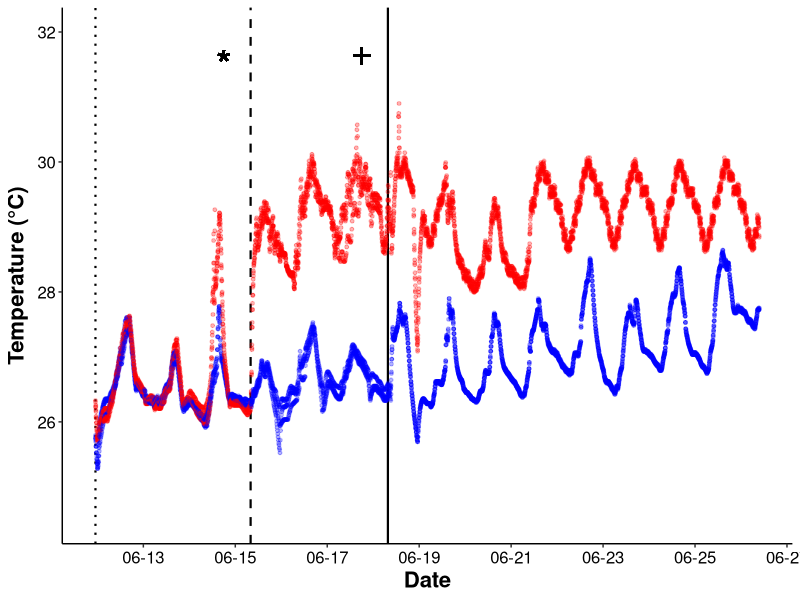
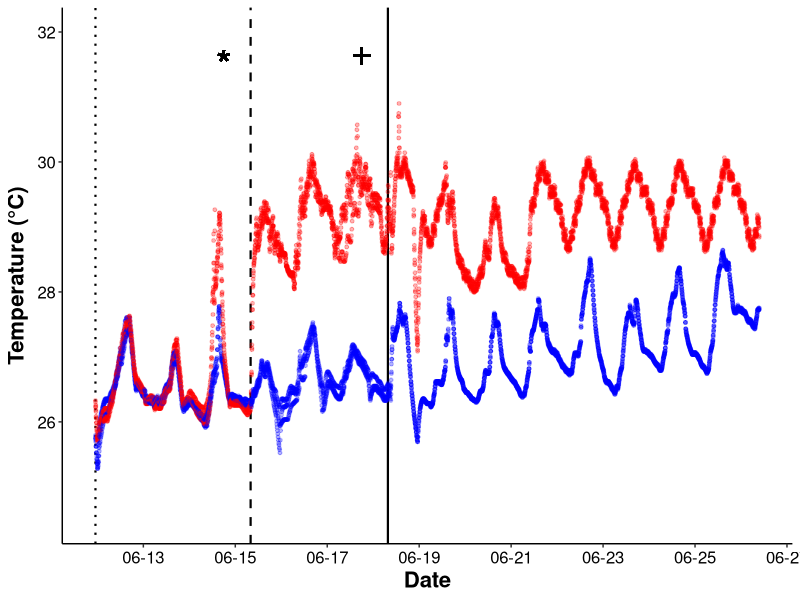

Reproduce these figures in R, in order.
## ---- chunk 1
knitr::opts_chunk$set(echo = TRUE, warning=FALSE, message=FALSE)

library("car") #levenes test
library("ggplot2") #plotting
library("plotrix") #plotting
library("reshape2") #data shaping
require("gridExtra") #Arrange Plots for output
require("plyr") #for ddply
require("dplyr")
require("utils")
library("tidyverse")
library("lubridate")
library("scales")
## ---- chunk 2
temps<-read.csv("Mcap2021/Data/Environmental/Temperature/Temperatures.csv")

temps<-temps%>%
  filter(!Temp>35)%>% #remove artifical values
  filter(!Temp<24) #remove artifical values

temps$DateTime<-as.POSIXct(temps$DateTime, format="%m/%d/%y %H:%M")

temp_plot<-ggplot(temps)+
     geom_vline(xintercept=as.numeric(temps$DateTime[1]), linetype="dotted", color="black", size=0.75)+
    geom_vline(xintercept=as.numeric(temps$DateTime[2920]), linetype="dashed", color="black", size=0.75)+
     geom_vline(xintercept=as.numeric(temps$DateTime[5500]), linetype="solid", color="black", size=0.75)+
    geom_point(aes(DateTime,Temp,color=Treatment),alpha=0.3,size=1)+
     scale_color_manual(values=c("blue","red"))+
     #geom_smooth(aes(DateTime,Temp,color=Treatment),se=FALSE,span=0.15,size=1)+
     scale_x_datetime(date_breaks="2 days",minor_breaks=waiver(),labels=date_format("%m-%d"))+
     geom_text(x=as.POSIXct("2021-06-14 18:00:00"), y=31.5, label="*", size=10)+
     geom_text(x=as.POSIXct("2021-06-17 18:00:00"), y=31.7, label="+", size=9)+
     ylim(24.5, 32)+
     ylab(expression(bold("Temperature (°C)")))+
     xlab(expression(bold("Date")))+
     theme_classic() + 
     theme(
      legend.position="none",
      axis.title=element_text(face="bold", size=16),
      axis.text=element_text(size=12, color="black"), 
      legend.title=element_text(face="bold", size=14), 
      legend.text=element_text(size=12)
      ); temp_plot

ggsave(filename="Mcap2021/Figures/Temperatures.png", plot=temp_plot, dpi=500, width=8.5, height=5, units="in")
## ---- chunk 3
temps%>% filter(DateTime < as.POSIXct("2021-06-15 08:00:00")) %>%summarise(mean=mean(Temp),sd=sd(Temp),se=std.error(Temp))
## ---- chunk 4
temps%>% filter(DateTime > as.POSIXct("2021-06-15 08:00:00"))%>% filter(DateTime < as.POSIXct("2021-06-18 18:30:00"))%>% group_by(Treatment)%>%summarise(mean=mean(Temp),sd=sd(Temp),se=std.error(Temp))
## ---- chunk 5
temps%>% filter(DateTime > as.POSIXct("2021-06-19 08:00:00"))%>% group_by(Treatment)%>%summarise(mean=mean(Temp),sd=sd(Temp),se=std.error(Temp))
